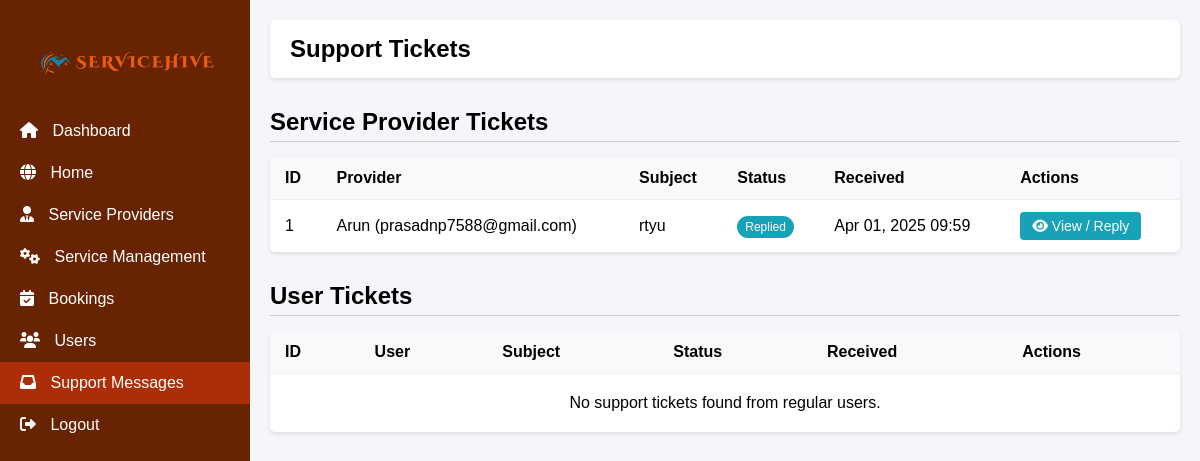
The page /support_tickets.php (signed in) on the database its author committed.
### tables this page shows
CREATE TABLE `support_tickets` (
  `ticket_id` int(11) NOT NULL,
  `user_id` int(11) NOT NULL,
  `subject` varchar(255) NOT NULL,
  `message` text NOT NULL,
  `status` enum('Open','Replied','Closed') DEFAULT 'Open',
  `created_at` timestamp NOT NULL DEFAULT current_timestamp(),
  `updated_at` timestamp NOT NULL DEFAULT current_timestamp() ON UPDATE current_timestamp(),
  `admin_reply` text DEFAULT NULL,
  `replied_at` timestamp NULL DEFAULT NULL
);

CREATE TABLE `users` (
  `id` int(11) NOT NULL,
  `username` varchar(50) NOT NULL,
  `email` varchar(100) NOT NULL,
  `mobile` varchar(15) NOT NULL,
  `password` varchar(255) NOT NULL,
  `role` enum('admin','user','service_provider') DEFAULT 'user',
  `status` enum('pending','approved','rejected') DEFAULT 'pending',
  `email_verified` tinyint(1) DEFAULT 0,
  `verification_token` varchar(255) DEFAULT NULL,
  `token_expiry` timestamp NULL DEFAULT NULL,
  `address` text DEFAULT NULL,
  `city` varchar(100) DEFAULT NULL,
  `state` varchar(2) DEFAULT NULL,
  `is_active` tinyint(1) DEFAULT 1,
  `created_at` timestamp NOT NULL DEFAULT current_timestamp(),
  `updated_at` timestamp NOT NULL DEFAULT current_timestamp() ON UPDATE current_timestamp()
);

### support_tickets.php (the view, shortened to what this page needs)
<?php
require_once 'dbconnect.php';
$stmt = $conn->prepare("
    SELECT st.*, u.username as user_name, u.email as user_email, u.role /* Fetch user role */
    FROM support_tickets st
    JOIN users u ON st.user_id = u.id
    ORDER BY u.role, st.status = 'Open' DESC, st.created_at DESC /* Optional: Group by role */
");
$stmt->execute();
$tickets_result = $stmt->get_result();
$all_tickets = $tickets_result->fetch_all(MYSQLI_ASSOC);
$provider_tickets = [];
$user_tickets = [];
foreach ($all_tickets as $ticket) {
    if ($ticket['role'] === 'service_provider') {
        $provider_tickets[] = $ticket;
    } else {
        $user_tickets[] = $ticket;
    }
}
?>
<!DOCTYPE html>
<html lang="en">
<head>
    <link href="https://cdnjs.cloudflare.com/ajax/libs/font-awesome/6.0.0/css/all.min.css" rel="stylesheet">
</head>
<body>
    <div class="container">
        <div class="sidebar">
             <div class="logo-container" style="text-align: center; padding: 20px 0;">
                <img src="images/logo2.png" alt="ServiceHive Logo" style="width: 180px;">
            </div>
            <div class="sidebar-menu">
                <a href="admin.php#dashboard"><i class="fas fa-home"></i> Dashboard</a>
                <a href="index.php"><i class="fas fa-globe"></i> Home</a>
                <a href="admin.php#providers"><i class="fas fa-user-tie"></i> Service Providers</a>
                <a href="category-management.php"><i class="fas fa-cogs"></i> Service Management</a>
                <a href="admin.php#bookings"><i class="fas fa-calendar-check"></i> Bookings</a>
                <a href="admin.php#users"><i class="fas fa-users"></i> Users</a>
                <a href="support_tickets.php" class="active"><i class="fas fa-inbox"></i> Support Messages</a>
                <a href="logout.php"><i class="fas fa-sign-out-alt"></i> Logout</a>
            </div>
        </div>
        <div class="main-content">
             <div class="header">
                 <h1>Support Tickets</h1>
             </div>
             <h2 style="margin-top: 30px; margin-bottom: 15px; border-bottom: 1px solid #ccc; padding-bottom: 5px;">Service Provider Tickets</h2>
             <table>
                 <thead>
                     <tr>
                         <th>ID</th>
                         <th>Provider</th>
                         <th>Subject</th>
                         <th>Status</th>
                         <th>Received</th>
                         <th>Actions</th>
                     </tr>
                 </thead>
                 <tbody>
                     <?php if (!empty($provider_tickets)): ?>
                         <?php foreach ($provider_tickets as $ticket): ?>
                             <tr>
                                 <td><?php echo $ticket['ticket_id']; ?></td>
                                 <td><?php echo htmlspecialchars($ticket['user_name']); ?> (<?php echo htmlspecialchars($ticket['user_email']); ?>)</td>
                                 <td><?php echo htmlspecialchars($ticket['subject']); ?></td>
                                 <td><span class="status-badge status-<?php echo $ticket['status']; ?>"><?php echo $ticket['status']; ?></span></td>
                                 <td><?php echo date('M d, Y H:i', strtotime($ticket['created_at'])); ?></td>
                                 <td>
                                     <button class="btn btn-info btn-sm" onclick="openReplyModal(<?php echo htmlspecialchars(json_encode($ticket), ENT_QUOTES, 'UTF-8'); ?>)">
                                         <i class="fas fa-eye"></i> View / Reply
                                     </button>
                                 </td>
                             </tr>
                         <?php endforeach; ?>
                     <?php else: ?>
                         <tr>
                             <td colspan="6" style="text-align: center; padding: 20px;">No support tickets found from service providers.</td>
                         </tr>
                     <?php endif; ?>
                 </tbody>
             </table>
             <h2 style="margin-top: 30px; margin-bottom: 15px; border-bottom: 1px solid #ccc; padding-bottom: 5px;">User Tickets</h2>
             <table>
                 <thead>
                     <tr>
                         <th>ID</th>
                         <th>User</th>
                         <th>Subject</th>
                         <th>Status</th>
                         <th>Received</th>
                         <th>Actions</th>
                     </tr>
                 </thead>
                 <tbody>
                     <?php if (!empty($user_tickets)): ?>
                         <?php foreach ($user_tickets as $ticket): ?>
                             <tr>
                                 <td><?php echo $ticket['ticket_id']; ?></td>
                                 <td><?php echo htmlspecialchars($ticket['user_name']); ?> (<?php echo htmlspecialchars($ticket['user_email']); ?>)</td>
                                 <td><?php echo htmlspecialchars($ticket['subject']); ?></td>
                                 <td><span class="status-badge status-<?php echo $ticket['status']; ?>"><?php echo $ticket['status']; ?></span></td>
                                 <td><?php echo date('M d, Y H:i', strtotime($ticket['created_at'])); ?></td>
                                 <td>
                                     <button class="btn btn-info btn-sm" onclick="openReplyModal(<?php echo htmlspecialchars(json_encode($ticket), ENT_QUOTES, 'UTF-8'); ?>)">
                                         <i class="fas fa-eye"></i> View / Reply
                                     </button>
                                     <?php if ($ticket['status'] !== 'Closed'): ?>
                                     <?php endif; ?>
                                 </td>
                             </tr>
                         <?php endforeach; ?>
                     <?php else: ?>
                         <tr>
                             <td colspan="6" style="text-align: center; padding: 20px;">No support tickets found from regular users.</td>
                         </tr>
                     <?php endif; ?>
                 </tbody>
             </table>
         </div>
     </div>
</body>
</html>

### support_tickets.php (style rules this page uses)
body { font-family: 'Arial', sans-serif; background-color: #f4f6f9; margin: 0; }
.container { display: flex; min-height: 100vh; }
.sidebar { width: 250px; background-color: rgb(104, 35, 3); color: white; position: fixed; height: 100vh; left: 0; top: 0; padding-top: 20px; }
.sidebar-menu a { display: block; color: white; padding: 12px 20px; text-decoration: none; transition: background-color 0.3s; }
.sidebar-menu a:hover, .sidebar-menu a.active { background-color: rgb(171, 46, 8); }
.sidebar-menu i { margin-right: 10px; }
.main-content { margin-left: 250px; padding: 20px; width: calc(100% - 250px); }
.header { background-color: white; padding: 15px 20px; margin-bottom: 20px; box-shadow: 0 2px 4px rgba(0,0,0,0.1); border-radius: 5px; }
.header h1 { margin: 0; font-size: 24px; }
table { width: 100%; border-collapse: collapse; background-color: white; box-shadow: 0 2px 4px rgba(0,0,0,0.1); border-radius: 5px; overflow: hidden; }
th, td { padding: 12px 15px; text-align: left; border-bottom: 1px solid #eee; }
th { background-color: #f8f9fa; font-weight: 600; }
tr:last-child td { border-bottom: none; }
.status-badge { padding: 4px 8px; border-radius: 12px; font-size: 12px; font-weight: 500; text-transform: capitalize; }
.status-Replied { background-color: #17a2b8; color: white; }
.btn { padding: 6px 12px; border: none; border-radius: 4px; cursor: pointer; font-size: 14px; text-decoration: none; display: inline-block; margin-right: 5px; }
.btn-info { background-color: #17a2b8; color: white; }

### rows shown on the page
support_tickets: ticket_id "1", user.username "Arun", user.email "prasadnp7588@gmail.com", subject "rtyu", status "Replied", created_at "Apr 01, 2025 09:59"
